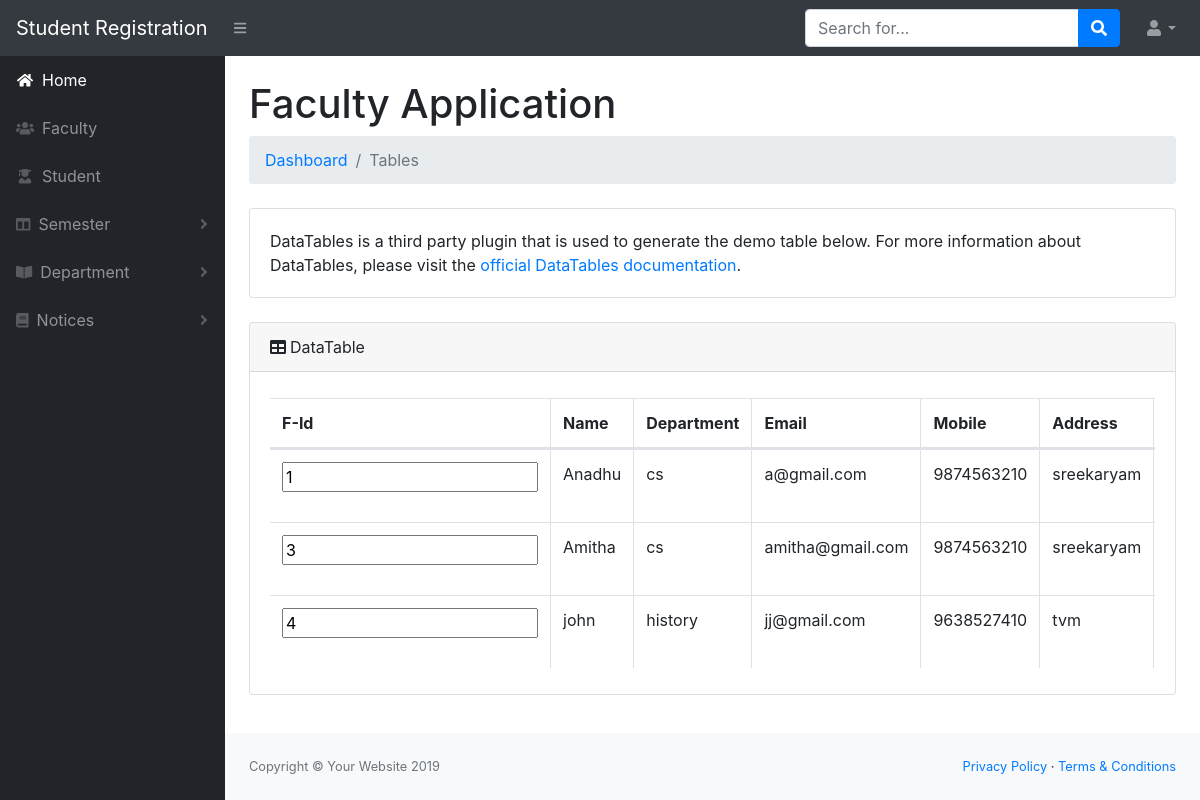
The app's page /view/adminhome.php (signed in) with its own data.
### tables this page shows
CREATE TABLE `faculty` (
  `fid` int(11) NOT NULL,
  `facultyname` varchar(30) NOT NULL,
  `department` varchar(30) NOT NULL,
  `email` varchar(30) NOT NULL,
  `mobile` bigint(20) NOT NULL,
  `address` varchar(50) NOT NULL,
  `dob` date NOT NULL,
  `gender` varchar(30) NOT NULL,
  `password` varchar(30) NOT NULL,
  `status` varchar(30) NOT NULL
);

### model/Mymodels.php (called while the page is built, shortened)
<?php
    class Mymodel
    {
        function afacultyview()
        {
            include '../config/connection.php';
	        $sql="SELECT * from faculty";
            if(mysqli_query($conn,$sql))
            {
                $result=mysqli_query($conn,$sql);
                return $result;
            }
        }
    }
 ?>

### controller/MyController.php (called while the page is built, shortened)
<?php
include_once '../model/Mymodels.php';
class MyController
{
    public function afacultyview()
    {
        $mod=new Mymodel();
        $var=$mod->afacultyview();
        return $var;
    }
}
?>

### view/adminhome.php (the view, shortened to what this page needs)
<?php
include_once  '../controller/MyController.php';
?>
<!DOCTYPE html>
<html lang="en">
    <head>
        <link href="css/styles.css" rel="stylesheet" />
        <link href="https://cdn.datatables.net/1.10.20/css/dataTables.bootstrap4.min.css" rel="stylesheet" />
    </head>
    <body class="sb-nav-fixed">
        <nav class="sb-topnav navbar navbar-expand navbar-dark bg-dark">
            <a class="navbar-brand" href="index.html">Student Registration</a><button class="btn btn-link btn-sm order-1 order-lg-0" id="sidebarToggle" href="#"><i class="fas fa-bars"></i></button
            >
            <a class="d-none d-md-inline-block form-inline ml-auto mr-0 mr-md-3 my-2 my-md-0">
                <div class="input-group">
                    <input class="form-control" type="text" placeholder="Search for..." aria-label="Search" aria-describedby="basic-addon2" />
                    <div class="input-group-append">
                        <button class="btn btn-primary" type="button"><i class="fas fa-search"></i></button>
                    </div>
                </div>
            </a>
            <ul class="navbar-nav ml-auto ml-md-0">
                <li class="nav-item dropdown">
                    <a class="nav-link dropdown-toggle" id="userDropdown" href="#" role="button" data-toggle="dropdown" aria-haspopup="true" aria-expanded="false"><i class="fas fa-user  fa-fw"></i></a>
                </li>
            </ul>
        </nav>
        <div id="layoutSidenav">
            <div id="layoutSidenav_nav">
                <nav class="sb-sidenav accordion sb-sidenav-dark" id="sidenavAccordion">
                    <div class="sb-sidenav-menu">
                        <div class="nav">
                            <a class="nav-link" href="adminhome.php"
                                ><div class="sb-nav-link-icon"><i class="fa fa-home fa-fw"></i></div>
                                Home</a>
                            <a class="nav-link" href="adminfaculty.php"
                                ><div class="sb-nav-link-icon"><i class="fa fa-users fa-fw"></i></div>
                                Faculty</a>
                            <a class="nav-link" href="adminstudent.php"
                            ><div class="sb-nav-link-icon"><i class="fa fa-user-graduate fa-fw"></i></div>
                            Student</a>
                            <a class="nav-link collapsed" href="#" data-toggle="collapse" data-target="#collapseLayouts" aria-expanded="false" aria-controls="collapseLayouts"
                                ><div class="sb-nav-link-icon"><i class="fas fa-columns"></i></div>
                                Semester
                                <div class="sb-sidenav-collapse-arrow"><i class="fas fa-angle-down"></i></div
                            ></a>
                            <a class="nav-link collapsed" href="#" data-toggle="collapse" data-target="#collapsePages" aria-expanded="false" aria-controls="collapsePages"
                                ><div class="sb-nav-link-icon"><i class="fas fa-book-open"></i></div>
                                Department
                                <div class="sb-sidenav-collapse-arrow"><i class="fas fa-angle-down"></i></div
                            ></a>
                            <a class="nav-link collapsed" href="#" data-toggle="collapse" data-target="#collapse" aria-expanded="false" aria-controls="collapse"
                                ><div class="sb-nav-link-icon"><i class="fas fa-book"></i></div>
                                Notices
                                <div class="sb-sidenav-collapse-arrow"><i class="fas fa-angle-down"></i></div
                            ></a>
                </nav>
            </div>
            <div id="layoutSidenav_content">
                <main>
                    <div class="container-fluid">
                        <h1 class="mt-4">Faculty Application</h1>
                        <ol class="breadcrumb mb-4">
                            <li class="breadcrumb-item"><a href="index.html">Dashboard</a></li>
                            <li class="breadcrumb-item active">Tables</li>
                        </ol>
                        <div class="card mb-4">
                            <div class="card-body">DataTables is a third party plugin that is used to generate the demo table below. For more information about DataTables, please visit the <a target="_blank" href="https://datatables.net/">official DataTables documentation</a>.</div>
                        </div>
                        <div class="card mb-4">
                            <div class="card-header"><i class="fas fa-table mr-1"></i>DataTable</div>
                            <div class="card-body">
                                <div class="table-responsive">
                                    <table class="table table-bordered" id="dataTable" width="100%" cellspacing="0">
                                        <thead>
                                            <tr>
                                                <th>F-Id</th>
                                                <th>Name</th>
                                                <th>Department</th>
                                                <th>Email</th>
                                                <th>Mobile</th>
                                                <th>Address</th>
                                            </tr>
                                        </thead>
                                        <?php
                                            include_once '../controller/MyController.php';
                                            $obj=new MyController();
                                            $result=$obj->afacultyview();
                                            while($row=mysqli_fetch_assoc($result))
                                            {
                                                ?>
                                        <tbody>
                                            <tr>
                                            <form method="POST">
                                                <td><input type="text" readonly value="<?php echo $row['fid'];?>" name="fid"></td>
                                                <td><?php echo $row['facultyname'];?></td>
                                                <td><?php echo $row['department'];?></td>
                                                <td><?php echo $row['email'];?></td>
                                                <td><?php echo $row['mobile'];?></td>
                                                <td><?php echo $row['address'];?></td>
                                            </tr>
                                            <?php
                                                }
                                            ?>
                                        </tbody>
                                    </table>
                                </div>
                            </div>
                        </div>
                    </div>
                </main>
                <footer class="py-4 bg-light mt-auto">
                    <div class="container-fluid">
                        <div class="d-flex align-items-center justify-content-between small">
                            <div class="text-muted">Copyright &copy; Your Website 2019</div>
                            <div>
                                <a href="#">Privacy Policy</a>
                                &middot;
                                <a href="#">Terms &amp; Conditions</a>
                            </div>
                        </div>
                    </div>
                </footer>
            </div>
        </div>
    </body>
</html>

### records on screen
faculty: fid "1", facultyname "Anadhu", department "cs", email "a@gmail.com", mobile "9874563210", address "sreekaryam"
faculty: fid "3", facultyname "Amitha", department "cs", email "amitha@gmail.com", mobile "9874563210", address "sreekaryam"
faculty: fid "4", facultyname "john", department "history", email "jj@gmail.com", mobile "9638527410", address "tvm"
